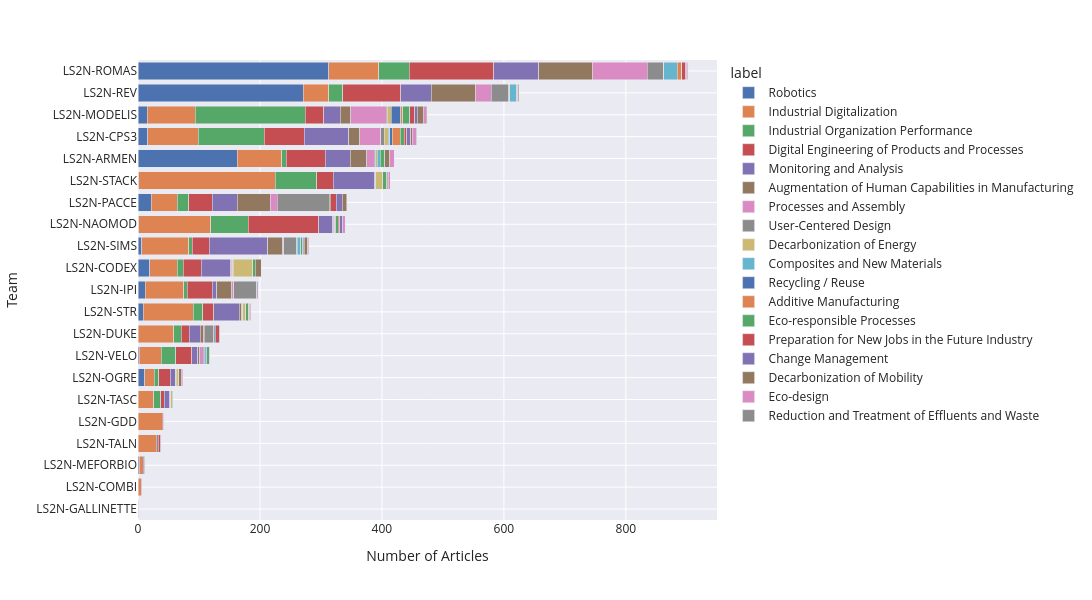

Write notebook code for a chart like this one.
### Code cell
fig = px.bar(
    data_frame = teams_labels,
    x = "count",
    y = "team",
    color = "label",
    width = 1200,
    height = 600,
)
fig.update_layout(barmode='stack', yaxis={'categoryorder':'total ascending'})
fig.update_layout(xaxis_title = "Number of Articles", yaxis_title = "Team")
save_fig(fig, 'teams_by_sub_domain.svg')
show(fig)

### Figure 1 — Plotly figure (JSON) as saved in the notebook; plotly's stock layout.template omitted (floating-point values rounded to 4 significant figures)
{"data": [{"hovertemplate": "label=Robotics<br>count=%{x}<br>team=%{y}<extra></extra>", "legendgroup": "Robotics", "marker": {"color": "rgb(76,114,176)", "pattern": {"shape": ""}}, "name": "Robotics", "orientation": "h", "showlegend": true, "textposition": "auto", "type": "bar", "x": [313, 271, 163, 22, 19, 16, 15, 12, 11, 9, 6, 2, 2, 1, 1], "xaxis": "x", "y": ["LS2N-ROMAS", "LS2N-REV", "LS2N-ARMEN", "LS2N-PACCE", "LS2N-CODEX", "LS2N-CPS3", "LS2N-MODELIS", "LS2N-IPI", "LS2N-OGRE", "LS2N-STR", "LS2N-SIMS", "LS2N-VELO", "LS2N-MEFORBIO", "LS2N-STACK", "LS2N-NAOMOD"], "yaxis": "y"}, {"hovertemplate": "label=Industrial Digitalization<br>count=%{x}<br>team=%{y}<extra></extra>", "legendgroup": "Industrial Digitalization", "marker": {"color": "rgb(221,132,82)", "pattern": {"shape": ""}}, "name": "Industrial Digitalization", "orientation": "h", "showlegend": true, "textposition": "auto", "type": "bar", "x": [224, 118, 83, 82, 82, 79, 77, 73, 63, 59, 45, 42, 42, 40, 36, 30, 26, 16, 7, 5, 1], "xaxis": "x", "y": ["LS2N-STACK", "LS2N-NAOMOD", "LS2N-CPS3", "LS2N-ROMAS", "LS2N-STR", "LS2N-MODELIS", "LS2N-SIMS", "LS2N-ARMEN", "LS2N-IPI", "LS2N-DUKE", "LS2N-CODEX", "LS2N-PACCE", "LS2N-REV", "LS2N-GDD", "LS2N-VELO", "LS2N-TALN", "LS2N-TASC", "LS2N-OGRE", "LS2N-MEFORBIO", "LS2N-COMBI", "LS2N-GALLINETTE"], "yaxis": "y"}, {"hovertemplate": "label=Industrial Organization Performance<br>count=%{x}<br>team=%{y}<extra></extra>", "legendgroup": "Industrial Organization Performance", "marker": {"color": "rgb(85,168,104)", "pattern": {"shape": ""}}, "name": "Industrial Organization Performance", "orientation": "h", "showlegend": true, "textposition": "auto", "type": "bar", "x": [180, 108, 68, 62, 50, 24, 23, 19, 15, 12, 11, 10, 7, 7, 6, 6, 1], "xaxis": "x", "y": ["LS2N-MODELIS", "LS2N-CPS3", "LS2N-STACK", "LS2N-NAOMOD", "LS2N-ROMAS", "LS2N-VELO", "LS2N-REV", "LS2N-PACCE", "LS2N-STR", "LS2N-DUKE", "LS2N-TASC", "LS2N-CODEX", "LS2N-OGRE", "LS2N-ARMEN", "LS2N-IPI", "LS2N-SIMS", "LS2N-GALLINETTE"], "yaxis": "y"}, {"hovertemplate": "label=Digital Engineering of Products and Processes<br>count=%{x}<br>team=%{y}<extra></extra>", "legendgroup": "Digital Engineering of Products and Processes", "marker": {"color": "rgb(196,78,82)", "pattern": {"shape": ""}}, "name": "Digital Engineering of Products and Processes", "orientation": "h", "showlegend": true, "textposition": "auto", "type": "bar", "x": [138, 115, 95, 66, 64, 41, 39, 31, 30, 28, 27, 26, 19, 18, 13, 6, 1], "xaxis": "x", "y": ["LS2N-ROMAS", "LS2N-NAOMOD", "LS2N-REV", "LS2N-CPS3", "LS2N-ARMEN", "LS2N-IPI", "LS2N-PACCE", "LS2N-MODELIS", "LS2N-CODEX", "LS2N-SIMS", "LS2N-STACK", "LS2N-VELO", "LS2N-OGRE", "LS2N-STR", "LS2N-DUKE", "LS2N-TASC", "LS2N-GDD"], "yaxis": "y"}, {"hovertemplate": "label=Monitoring and Analysis<br>count=%{x}<br>team=%{y}<extra></extra>", "legendgroup": "Monitoring and Analysis", "marker": {"color": "rgb(129,114,179)", "pattern": {"shape": ""}}, "name": "Monitoring and Analysis", "orientation": "h", "showlegend": true, "textposition": "auto", "type": "bar", "x": [96, 74, 73, 68, 50, 48, 42, 41, 41, 27, 23, 18, 10, 9, 8, 7, 1, 1], "xaxis": "x", "y": ["LS2N-SIMS", "LS2N-ROMAS", "LS2N-CPS3", "LS2N-STACK", "LS2N-REV", "LS2N-CODEX", "LS2N-STR", "LS2N-ARMEN", "LS2N-PACCE", "LS2N-MODELIS", "LS2N-NAOMOD", "LS2N-DUKE", "LS2N-VELO", "LS2N-TASC", "LS2N-OGRE", "LS2N-IPI", "LS2N-COMBI", "LS2N-MEFORBIO"], "yaxis": "y"}, {"hovertemplate": "label=Augmentation of Human Capabilities in Manufacturing<br>count=%{x}<br>team=%{y}<extra></extra>", "legendgroup": "Augmentation of Human Capabilities in Manufacturing", "marker": {"color": "rgb(147,120,96)", "pattern": {"shape": ""}}, "name": "Augmentation of Human Capabilities in Manufacturing", "orientation": "h", "showlegend": true, "textposition": "auto", "type": "bar", "x": [89, 73, 54, 27, 25, 24, 18, 17, 5, 4, 3, 2, 2, 1, 1, 1, 1], "xaxis": "x", "y": ["LS2N-ROMAS", "LS2N-REV", "LS2N-PACCE", "LS2N-ARMEN", "LS2N-IPI", "LS2N-SIMS", "LS2N-CPS3", "LS2N-MODELIS", "LS2N-DUKE", "LS2N-STR", "LS2N-VELO", "LS2N-NAOMOD", "LS2N-CODEX", "LS2N-STACK", "LS2N-TASC", "LS2N-OGRE", "LS2N-MEFORBIO"], "yaxis": "y"}, {"hovertemplate": "label=Processes and Assembly<br>count=%{x}<br>team=%{y}<extra></extra>", "legendgroup": "Processes and Assembly", "marker": {"color": "rgb(218,139,195)", "pattern": {"shape": ""}}, "name": "Processes and Assembly", "orientation": "h", "showlegend": true, "textposition": "auto", "type": "bar", "x": [89, 58, 34, 25, 12, 11, 6, 3, 2, 2, 2, 1, 1, 1, 1], "xaxis": "x", "y": ["LS2N-ROMAS", "LS2N-MODELIS", "LS2N-CPS3", "LS2N-REV", "LS2N-ARMEN", "LS2N-PACCE", "LS2N-VELO", "LS2N-IPI", "LS2N-NAOMOD", "LS2N-DUKE", "LS2N-SIMS", "LS2N-STR", "LS2N-CODEX", "LS2N-TASC", "LS2N-OGRE"], "yaxis": "y"}, {"hovertemplate": "label=User-Centered Design<br>count=%{x}<br>team=%{y}<extra></extra>", "legendgroup": "User-Centered Design", "marker": {"color": "rgb(140,140,140)", "pattern": {"shape": ""}}, "name": "User-Centered Design", "orientation": "h", "showlegend": true, "textposition": "auto", "type": "bar", "x": [86, 37, 29, 26, 21, 15, 6, 3, 3, 2, 2, 1, 1, 1, 1], "xaxis": "x", "y": ["LS2N-PACCE", "LS2N-IPI", "LS2N-REV", "LS2N-ROMAS", "LS2N-SIMS", "LS2N-DUKE", "LS2N-CPS3", "LS2N-ARMEN", "LS2N-TALN", "LS2N-MODELIS", "LS2N-VELO", "LS2N-NAOMOD", "LS2N-STACK", "LS2N-STR", "LS2N-CODEX"], "yaxis": "y"}, {"hovertemplate": "label=Decarbonization of Energy<br>count=%{x}<br>team=%{y}<extra></extra>", "legendgroup": "Decarbonization of Energy", "marker": {"color": "rgb(204,185,116)", "pattern": {"shape": ""}}, "name": "Decarbonization of Energy", "orientation": "h", "showlegend": true, "textposition": "auto", "type": "bar", "x": [32, 11, 6, 6, 5, 4, 2, 2, 2, 1, 1], "xaxis": "x", "y": ["LS2N-CODEX", "LS2N-STACK", "LS2N-MODELIS", "LS2N-CPS3", "LS2N-STR", "LS2N-OGRE", "LS2N-ARMEN", "LS2N-REV", "LS2N-TASC", "LS2N-SIMS", "LS2N-ROMAS"], "yaxis": "y"}, {"hovertemplate": "label=Composites and New Materials<br>count=%{x}<br>team=%{y}<extra></extra>", "legendgroup": "Composites and New Materials", "marker": {"color": "rgb(100,181,205)", "pattern": {"shape": ""}}, "name": "Composites and New Materials", "orientation": "h", "showlegend": true, "textposition": "auto", "type": "bar", "x": [22, 11, 6, 5, 3, 3, 1], "xaxis": "x", "y": ["LS2N-ROMAS", "LS2N-REV", "LS2N-SIMS", "LS2N-ARMEN", "LS2N-DUKE", "LS2N-CPS3", "LS2N-VELO"], "yaxis": "y"}, {"hovertemplate": "label=Recycling / Reuse<br>count=%{x}<br>team=%{y}<extra></extra>", "legendgroup": "Recycling / Reuse", "marker": {"color": "rgb(76,114,176)", "pattern": {"shape": ""}}, "name": "Recycling / Reuse", "orientation": "h", "showlegend": true, "textposition": "auto", "type": "bar", "x": [16, 4, 3], "xaxis": "x", "y": ["LS2N-MODELIS", "LS2N-CPS3", "LS2N-VELO"], "yaxis": "y"}, {"hovertemplate": "label=Additive Manufacturing<br>count=%{x}<br>team=%{y}<extra></extra>", "legendgroup": "Additive Manufacturing", "marker": {"color": "rgb(221,132,82)", "pattern": {"shape": ""}}, "name": "Additive Manufacturing", "orientation": "h", "showlegend": true, "textposition": "auto", "type": "bar", "x": [13, 7, 3, 1], "xaxis": "x", "y": ["LS2N-CPS3", "LS2N-ROMAS", "LS2N-MODELIS", "LS2N-REV"], "yaxis": "y"}, {"hovertemplate": "label=Eco-responsible Processes<br>count=%{x}<br>team=%{y}<extra></extra>", "legendgroup": "Eco-responsible Processes", "marker": {"color": "rgb(85,168,104)", "pattern": {"shape": ""}}, "name": "Eco-responsible Processes", "orientation": "h", "showlegend": true, "textposition": "auto", "type": "bar", "x": [12, 8, 7, 7, 4, 4, 4, 4, 3, 1, 1, 1], "xaxis": "x", "y": ["LS2N-MODELIS", "LS2N-ARMEN", "LS2N-STACK", "LS2N-CPS3", "LS2N-CODEX", "LS2N-VELO", "LS2N-STR", "LS2N-NAOMOD", "LS2N-SIMS", "LS2N-PACCE", "LS2N-TASC", "LS2N-ROMAS"], "yaxis": "y"}, {"hovertemplate": "label=Preparation for New Jobs in the Future Industry<br>count=%{x}<br>team=%{y}<extra></extra>", "legendgroup": "Preparation for New Jobs in the Future Industry", "marker": {"color": "rgb(196,78,82)", "pattern": {"shape": ""}}, "name": "Preparation for New Jobs in the Future Industry", "orientation": "h", "showlegend": true, "textposition": "auto", "type": "bar", "x": [10, 8, 6, 6, 4, 4, 3, 1, 1, 1, 1, 1, 1], "xaxis": "x", "y": ["LS2N-PACCE", "LS2N-MODELIS", "LS2N-ROMAS", "LS2N-DUKE", "LS2N-CPS3", "LS2N-TALN", "LS2N-NAOMOD", "LS2N-IPI", "LS2N-STR", "LS2N-SIMS", "LS2N-REV", "LS2N-STACK", "LS2N-GDD"], "yaxis": "y"}, {"hovertemplate": "label=Change Management<br>count=%{x}<br>team=%{y}<extra></extra>", "legendgroup": "Change Management", "marker": {"color": "rgb(129,114,179)", "pattern": {"shape": ""}}, "name": "Change Management", "orientation": "h", "showlegend": true, "textposition": "auto", "type": "bar", "x": [10, 6, 5, 4, 2, 2, 1, 1, 1, 1], "xaxis": "x", "y": ["LS2N-PACCE", "LS2N-CPS3", "LS2N-NAOMOD", "LS2N-MODELIS", "LS2N-ROMAS", "LS2N-SIMS", "LS2N-IPI", "LS2N-DUKE", "LS2N-TALN", "LS2N-GDD"], "yaxis": "y"}, {"hovertemplate": "label=Decarbonization of Mobility<br>count=%{x}<br>team=%{y}<extra></extra>", "legendgroup": "Decarbonization of Mobility", "marker": {"color": "rgb(147,120,96)", "pattern": {"shape": ""}}, "name": "Decarbonization of Mobility", "orientation": "h", "showlegend": true, "textposition": "auto", "type": "bar", "x": [10, 10, 8, 7, 5, 4, 3, 1, 1, 1, 1], "xaxis": "x", "y": ["LS2N-MODELIS", "LS2N-CODEX", "LS2N-ARMEN", "LS2N-PACCE", "LS2N-SIMS", "LS2N-OGRE", "LS2N-CPS3", "LS2N-STACK", "LS2N-REV", "LS2N-STR", "LS2N-ROMAS"], "yaxis": "y"}, {"hovertemplate": "label=Eco-design<br>count=%{x}<br>team=%{y}<extra></extra>", "legendgroup": "Eco-design", "marker": {"color": "rgb(218,139,195)", "pattern": {"shape": ""}}, "name": "Eco-design", "orientation": "h", "showlegend": true, "textposition": "auto", "type": "bar", "x": [7, 6, 5, 4, 4, 2, 2, 2, 1, 1], "xaxis": "x", "y": ["LS2N-ARMEN", "LS2N-CPS3", "LS2N-MODELIS", "LS2N-STACK", "LS2N-NAOMOD", "LS2N-OGRE", "LS2N-SIMS", "LS2N-STR", "LS2N-ROMAS", "LS2N-VELO"], "yaxis": "y"}, {"hovertemplate": "label=Reduction and Treatment of Effluents and Waste<br>count=%{x}<br>team=%{y}<extra></extra>", "legendgroup": "Reduction and Treatment of Effluents and Waste", "marker": {"color": "rgb(140,140,140)", "pattern": {"shape": ""}}, "name": "Reduction and Treatment of Effluents and Waste", "orientation": "h", "showlegend": true, "textposition": "auto", "type": "bar", "x": [1, 1], "xaxis": "x", "y": ["LS2N-CPS3", "LS2N-MODELIS"], "yaxis": "y"}], "layout": {"barmode": "stack", "font": {"size": 12}, "height": 600, "legend": {"title": {"text": "label"}, "tracegroupgap": 0}, "margin": {"t": 60}, "width": 1200, "xaxis": {"anchor": "y", "domain": [0, 1], "title": {"text": "Number of Articles"}}, "yaxis": {"anchor": "x", "categoryorder": "total ascending", "domain": [0, 1], "title": {"text": "Team"}}}}
